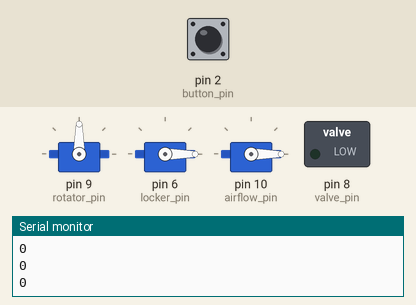
Simulated run of this sketch. Board: Arduino Uno, built with avr-gcc and run on an emulated ATmega328P. Parts: 3 × servo, switched loads named in the sketch (green lamp = pin HIGH), the last lines printed to the serial monitor. The test bench sets the inputs (shaded band); at power-on: pin 2 (button_pin) LOW.

Above: at 1.2 s.
1.3 s: pin 2 (button_pin) pulled HIGH for 0.15 s
At 3.5 s:
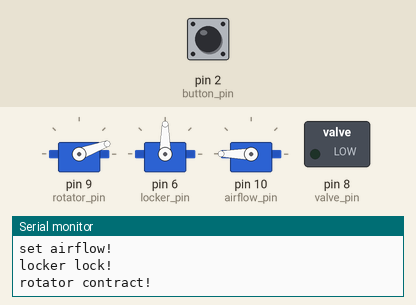
At 7.8 s:
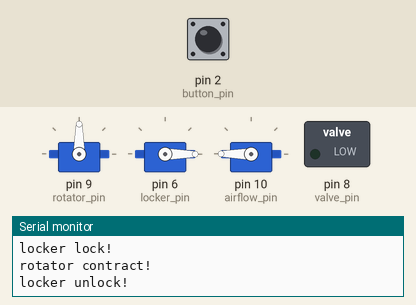
Timing chart, 0 to 15.5 s (numbered marks = the images above; inputs shaded):
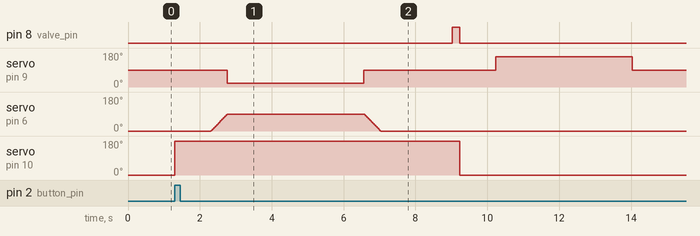

The sketch:

splash_catapult.ino
```cpp
#include <Servo.h> // twelve servo objects can be created on most boards

// *************************** 0317 note ******************************
// The hardware strucutre still need more robust mechanism
// - tangle structure (tmore test on elastic band and spring combination)
// - weight loading (need more robust container)
// *************************** 0317 note ******************************

// *************************** 0323 note ******************************
// Hardware improvement:
// - The band can be extended more to provide better elasticity
// - Change the fulcrum (support point) structure and also increase the moment arm
// - Test heavier and bigger object
// *************************** 0323 note ******************************


// psuh button as the catapult trigger
const int button_pin = 2;
int buttonState = 0;
int lastState = 0;

// 180 degree servo as the locker (single actuator for damping)
Servo locker;
const int locker_pin = 6;
int locker_pos = 0; // init
int locker_final_angle = 90;
int locker_delay = 5;

// 360 degree servo as the rotator (single actuator for contracting and releasing the spring)
Servo rotator;  // contract the spring or band
const int rotator_pin = 9;
int rotator_pos = 0; // init
// rotation_speed (slower when approach)
int rotator_counter_clockwise_speed = 20;
int rotator_clockwise_speed = 160;
int rotator_duration = 3800; // 2000
int rotator_stop = 90;

// 180 degree servo for airflow control
Servo airflowController;
const int airflow_pin = 10;
int airflow_pos = 0; // init
int airflow_final_angle = 180;
int airflow_delay = 1000;

// solenoid valve for compressed air (on/off)
const int valve_pin = 8;
int valve_delay = 2000;
int vavle_open_duration = 200;

// // reset function for rotator (spin small angle)
//  rotator.write(160);
//  delay(200);
//  rotator.write(90);

void setup() {
  Serial.begin(9600); // initialize serial communication at 9600 bits per second:
  pinMode(button_pin, INPUT);  // make the button's pin an input
  rotator.attach(rotator_pin); // make the rotator's pin an output
  locker.attach(locker_pin);   // make the locker's pin an output
  locker.write(locker_pos);
  airflowController.attach(airflow_pin); // make the airflowController's pin an output
  airflowController.write(airflow_pos); // set airflow to 0
  pinMode(valve_pin, OUTPUT);  // make the valve's pin an output
  digitalWrite(valve_pin,LOW);  // set valve to off
}

void loop() {

    // press button to trigger
      int buttonState = digitalRead(button_pin);
      Serial.println(buttonState);

      if (buttonState != lastState) { // check the state change
          if (buttonState == HIGH) { // check if triggered

            // set airflow
              Serial.println("set airflow!");
              airflowController.write(airflow_final_angle);
              delay(airflow_delay);


            // lock the catapult (counter-clockwise spin locker)
              Serial.println("locker lock!");
              for (locker_pos = 0; locker_pos <= locker_final_angle; locker_pos +=1) {
                locker.write(locker_pos);
                delay(locker_delay);
              }

            // contract spring (counter-clockwise spin rotator)
              Serial.println("rotator contract!");
              rotator.write(rotator_counter_clockwise_speed); // counter-clockwise spin
              delay(rotator_duration);
              rotator.write(rotator_stop); // stop

            // unlock the catapult (clockwise spin locker)
              Serial.println("locker unlock!");
              for (locker_pos=locker_final_angle; locker_pos >= 0; locker_pos -=1){
                locker.write(locker_pos);
                delay(locker_delay);
              }

            // splash water (delay X seconds calculated by formula after unlock catapult)
              delay(valve_delay);
              Serial.println("valve on!");
              digitalWrite(valve_pin,HIGH);
              delay(vavle_open_duration);
              digitalWrite(valve_pin,LOW);
              Serial.println("valve off!");

            // close airflow
              Serial.println("close airflow!");
              airflowController.write(airflow_pos);
              delay(airflow_delay);

            // release spring (clockwise spin rotator)
              Serial.println("rotator release!");
              rotator.write(rotator_clockwise_speed); // clockwise spin
              delay(rotator_duration);
              rotator.write(rotator_stop); // stop
          }
      }

      delay(50);  // delay in between reads for stability
      lastState = buttonState;
}
```

Measured:
- after the input at 1.3 s, pin 8 (valve_pin): LOW → HIGH after 7.7 s, → LOW 0.20 s later; servo on pin 9 (rotator_pin): 90° → 20° after 1.5 s, → 90° 3.8 s later, → 160° 3.7 s later, → 90° 3.8 s later; servo on pin 6 (locker_pin): rises from 0° to 90° in 0.46 s, then falls to 0° in 4.3 s; servo on pin 10 (airflow_pin): 0° → 180° at once, → 0° 7.9 s later
